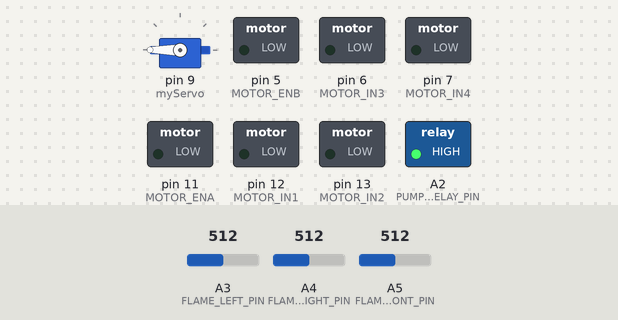
Bench run of a sketch on a simulated Arduino Uno, built with avr-gcc and run on an emulated ATmega328P. On the bench: servo, switched loads named in the sketch (green lamp = pin HIGH). Dashed ring = blinking. Inputs (shaded band) come from the test bench; at power-on: A5 (FLAME_FRONT_PIN) = 512, A3 (FLAME_LEFT_PIN) = 512, A4 (FLAME_RIGHT_PIN) = 512. What the sketch prints to the serial monitor is not drawn.

Above: at 1.8 s.
1.9 s: A5 (FLAME_FRONT_PIN) set to 879
3.5 s: A5 (FLAME_FRONT_PIN) set to 904
At 5.0 s:
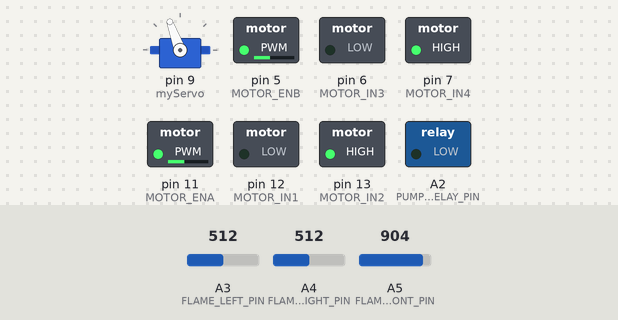
5.6 s: A3 (FLAME_LEFT_PIN) set to 716
At 6.7 s:
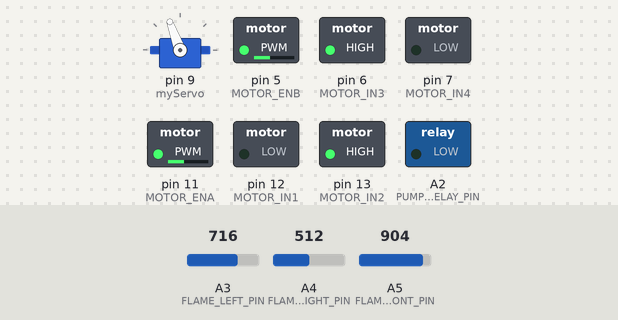
9.1 s: A4 (FLAME_RIGHT_PIN) set to 900
At 9.7 s:
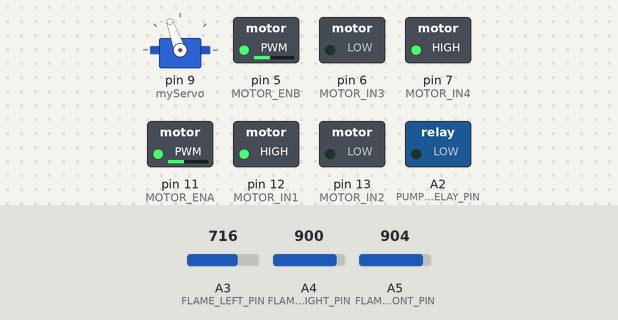
12.6 s: A4 (FLAME_RIGHT_PIN) set to 511
At 12.89 s:
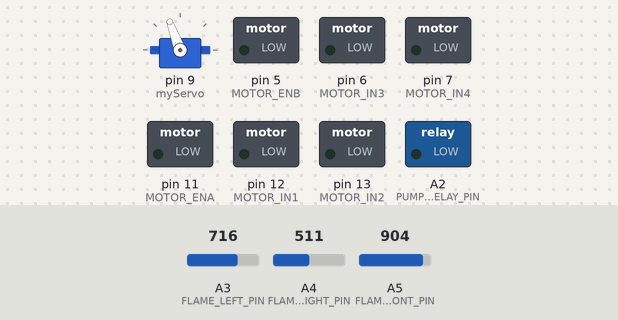
16.1 s: A4 (FLAME_RIGHT_PIN) set to 1023
At 16.9 s:
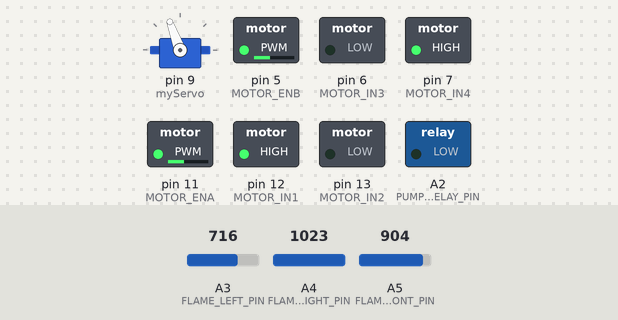
Timing chart, 0 to 20.6 s (numbered marks = the images above; inputs shaded):
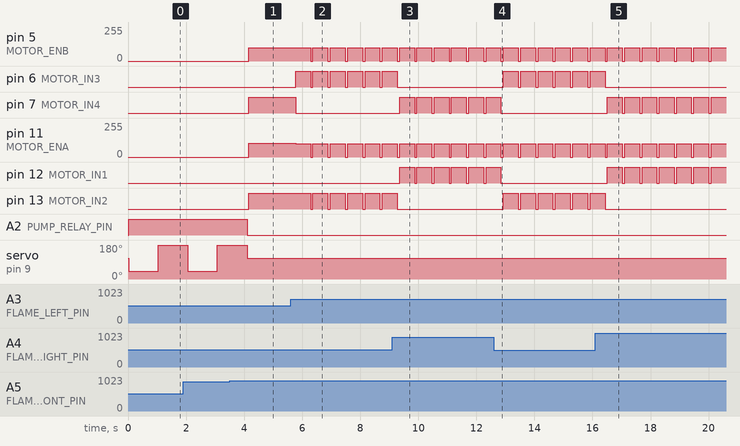

Measured:
- the behaviour switches between 889 and 890 on A5 (FLAME_FRONT_PIN) (found by bisection; images 0 and 1)
- after the input at 3.5 s, pin 5 (MOTOR_ENB): 0/255 → 100/255 after 0.66 s; pin 7 (MOTOR_IN4), pin 13 (MOTOR_IN2): LOW → HIGH after 0.66 s; pin 11 (MOTOR_ENA): 0/255 → 103/255 after 0.66 s; A2 (PUMP_RELAY_PIN): HIGH → LOW after 0.61 s
- after the input at 5.6 s, pin 5 (MOTOR_ENB): alternates 100/255 for 0.51 s and 0/255 for 0.08 s, starting after 0.69 s; pin 6 (MOTOR_IN3): alternates HIGH for 0.51 s and LOW for 0.08 s, starting after 0.17 s
- after the input at 9.1 s, pin 6 (MOTOR_IN3), pin 13 (MOTOR_IN2): goes on until 9.3 s, then stays LOW; pin 7 (MOTOR_IN4), pin 12 (MOTOR_IN1): alternates HIGH for 0.51 s and LOW for 0.08 s, starting after 0.26 s
- after the input at 12.6 s, pin 6 (MOTOR_IN3), pin 13 (MOTOR_IN2): alternates HIGH for 0.51 s and LOW for 0.08 s, starting after 0.33 s; pin 7 (MOTOR_IN4), pin 12 (MOTOR_IN1): goes on until 12.8 s, then stays LOW
- after the input at 16.1 s, pin 6 (MOTOR_IN3), pin 13 (MOTOR_IN2): goes on until 16.4 s, then stays LOW; pin 7 (MOTOR_IN4), pin 12 (MOTOR_IN1): alternates HIGH for 0.51 s and LOW for 0.08 s, starting after 0.42 s

The sketch:

semi-final.ino
```cpp
#include <Servo.h>
#include <NewPing.h>

// === Konstanta ===
#define TRIG_PIN 4
#define ECHO_PIN 8
#define MAX_DISTANCE 200
#define WALL_THRESHOLD 25
#define STOP_DISTANCE 23
#define SPEED 100

// === Motor Driver ===
#define MOTOR_ENA 11
#define MOTOR_IN1 12
#define MOTOR_IN2 13
#define MOTOR_ENB 5
#define MOTOR_IN3 6
#define MOTOR_IN4 7

// === Flame Sensor ===
#define FLAME_LEFT_PIN   A3
#define FLAME_FRONT_PIN  A5
#define FLAME_RIGHT_PIN  A4
#define PUMP_RELAY_PIN   A2
#define API_TERPANTAU    1014
#define API_MENDEKATI     950
#define API_DEPAN_DEKAT   890

// === Servo ===
const int SERVO_KANAN = 40;
const int SERVO_KIRI  = 180;
const int SERVO_DEPAN = 110;

Servo myServo;
NewPing sonar(TRIG_PIN, ECHO_PIN, MAX_DISTANCE);

int servoPos = SERVO_DEPAN;
bool scanning = false;
bool alreadyBacked = false;
bool keKanan = true;

// === Function Declarations ===
void maju();
void mundur();
void belokKiri();
void belokKanan();
void stopMotors();

void setup() {
  Serial.begin(9600);

  // Motor Setup
  pinMode(MOTOR_IN1, OUTPUT);
  pinMode(MOTOR_IN2, OUTPUT);
  pinMode(MOTOR_IN3, OUTPUT);
  pinMode(MOTOR_IN4, OUTPUT);
  pinMode(MOTOR_ENA, OUTPUT);
  pinMode(MOTOR_ENB, OUTPUT);
  stopMotors();

  // Servo Setup
  myServo.attach(9);
  myServo.write(SERVO_DEPAN);

  // Flame Sensor Setup
  pinMode(FLAME_LEFT_PIN, INPUT);
  pinMode(FLAME_FRONT_PIN, INPUT);
  pinMode(FLAME_RIGHT_PIN, INPUT);
  pinMode(PUMP_RELAY_PIN, OUTPUT);
  digitalWrite(PUMP_RELAY_PIN, LOW);
}

void loop() {
  int flameLeft  = analogRead(FLAME_LEFT_PIN);
  int flameFront = analogRead(FLAME_FRONT_PIN);
  int flameRight = analogRead(FLAME_RIGHT_PIN);

  Serial.print("Left: "); Serial.print(flameLeft);
  Serial.print(" | Front: "); Serial.print(flameFront);
  Serial.print(" | Right: "); Serial.println(flameRight);

  // === API TEPAT DI DEPAN DAN DEKAT ===
  if (flameFront < API_DEPAN_DEKAT) {
    Serial.println("Api tepat di depan! Pemadaman dimulai.");
    stopMotors();
    digitalWrite(PUMP_RELAY_PIN, HIGH);
    if (keKanan) {
      myServo.write(SERVO_KANAN);
    } else {
      myServo.write(SERVO_KIRI);
    }
    keKanan = !keKanan;
    delay(1000);
    return;
  }

  // === API TERDETEKSI DI SEKITAR ===
  if (flameLeft < API_MENDEKATI || flameRight < API_MENDEKATI || flameFront < API_MENDEKATI) {
    Serial.println("🚩 Api terdeteksi di sekitar, mendekati lokasi api...");
    digitalWrite(PUMP_RELAY_PIN, LOW);
    myServo.write(SERVO_DEPAN);

    // Belok ke arah api jika terdeteksi lebih dekat di kanan/kiri
    if (flameRight < flameLeft && flameRight < API_MENDEKATI) {
      Serial.println("➡️ Api lebih dekat di kanan, belok kanan");
      belokKanan(); delay(500); stopMotors();
    } else if (flameLeft < flameRight && flameLeft < API_MENDEKATI) {
      Serial.println("⬅️ Api lebih dekat di kiri, belok kiri");
      belokKiri(); delay(500); stopMotors();
    } else {
      // Api di depan atau hampir seimbang → maju
      Serial.println("⬆️ Api di depan atau seimbang, maju");
      maju();
    }
  } else {
    // === LOGIKA NAVIGASI ===
    if (!scanning) {
      delay(500);
      int frontDistance = sonar.ping_cm();
      Serial.print("Depan: "); Serial.println(frontDistance);

      if (frontDistance > 0 && frontDistance < STOP_DISTANCE && !alreadyBacked) {
        mundur(); delay(400); stopMotors();
        alreadyBacked = true;
        scanning = true;
      } else if (frontDistance > WALL_THRESHOLD || frontDistance == 0) {
        maju();
        alreadyBacked = false;
      } else {
        stopMotors();
        scanning = true;
      }
    }

    if (scanning) {
      int distances[3];
      int angles[3] = {45, 110, 180};

      for (int i = 0; i < 3; i++) {
        myServo.write(angles[i]);
        delay(400);
        distances[i] = sonar.ping_cm();
        if (distances[i] == 0) distances[i] = MAX_DISTANCE;
        Serial.print("Scan "); Serial.print(angles[i]); Serial.print(": "); Serial.println(distances[i]);
      }

      myServo.write(SERVO_DEPAN);
      delay(200);

      int maxIndex = 0;
      for (int i = 1; i < 3; i++) {
        if (distances[i] > distances[maxIndex]) {
          maxIndex = i;
        }
      }

      if (maxIndex == 0) belokKiri();
      else if (maxIndex == 2) belokKanan();
      else maju();

      delay(900);
      stopMotors();
      scanning = false;
      alreadyBacked = false;
    }
  }
}

// === Fungsi Motor ===
void maju() {
  digitalWrite(MOTOR_IN1, LOW);
  digitalWrite(MOTOR_IN2, HIGH);
  digitalWrite(MOTOR_IN3, LOW);
  digitalWrite(MOTOR_IN4, HIGH);
  analogWrite(MOTOR_ENA, SPEED + 3);
  analogWrite(MOTOR_ENB, SPEED);
  Serial.println("MAJU");
}

void mundur() {
  digitalWrite(MOTOR_IN1, HIGH);
  digitalWrite(MOTOR_IN2, LOW);
  digitalWrite(MOTOR_IN3, HIGH);
  digitalWrite(MOTOR_IN4, LOW);
  analogWrite(MOTOR_ENA, SPEED);
  analogWrite(MOTOR_ENB, SPEED);
  Serial.println("MUNDUR");
}

void belokKiri() {
  digitalWrite(MOTOR_IN1, HIGH);
  digitalWrite(MOTOR_IN2, LOW);
  digitalWrite(MOTOR_IN3, LOW);
  digitalWrite(MOTOR_IN4, HIGH);
  analogWrite(MOTOR_ENA, SPEED);
  analogWrite(MOTOR_ENB, SPEED);
  Serial.println("BELOK KIRI");
}

void belokKanan() {
  digitalWrite(MOTOR_IN1, LOW);
  digitalWrite(MOTOR_IN2, HIGH);
  digitalWrite(MOTOR_IN3, HIGH);
  digitalWrite(MOTOR_IN4, LOW);
  analogWrite(MOTOR_ENA, SPEED);
  analogWrite(MOTOR_ENB, SPEED);
  Serial.println("BELOK KANAN");
}

void stopMotors() {
  digitalWrite(MOTOR_IN1, LOW);
  digitalWrite(MOTOR_IN2, LOW);
  digitalWrite(MOTOR_IN3, LOW);
  digitalWrite(MOTOR_IN4, LOW);
  analogWrite(MOTOR_ENA, 0);
  analogWrite(MOTOR_ENB, 0);
  Serial.println("STOP");
}
```
